Frame 1 (no input): blank canvas, image omitted
Frame 60 (no input): blank canvas, image omitted
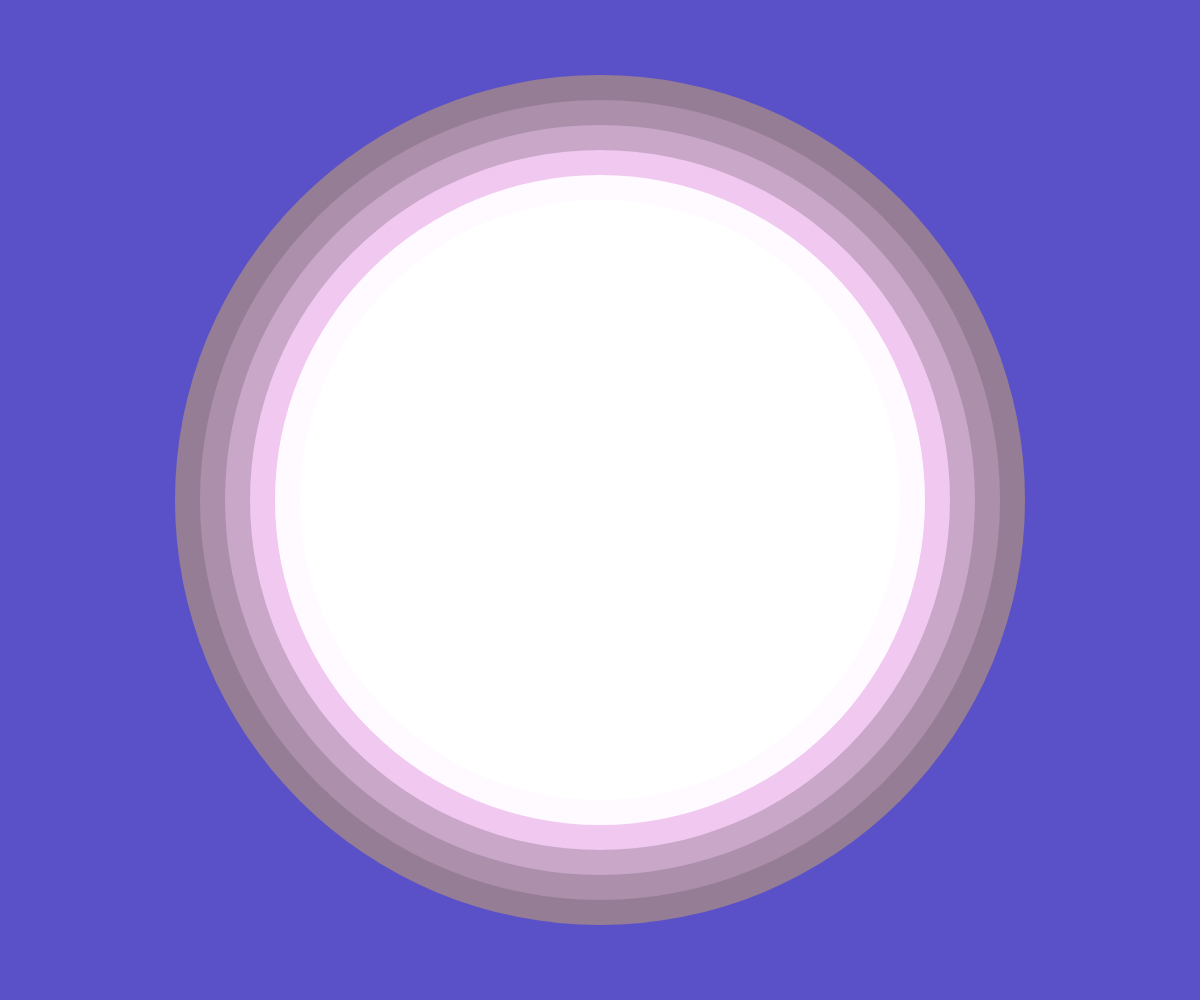
Frame 120 (the mouse pressed at the canvas centre since frame 60)

The p5.js sketch whose frames 1 and 60 were blank and that drew this single picture after the mouse press (run headless with seeded random() and noise() and a simulated clock; from frame 60 on, the mouse is pressed at the canvas centre):

// p5.js sketch
// ── sketch.js
//This is an array of all of the values you used to modify the color based on the mouse input. You can access specific elments withe the name then the index. Array's start at Zero so for the first element you have to use a[0]
let a = [4, 3.5, 3, 2.5, 2, 1.5, 1, 1.5, 2, 2.5, 3, 3.5, 4, 4.5, 5, 5.5];

function setup() {
  createCanvas(windowWidth, windowHeight);
  noStroke();
}

function draw() {
  background(90, 80, 200);

  //Here we use a for loop to draw all 16 circles every frame.
  //The value that each part of the fill uses corrresponds to each index in the array.
  // and by using some clever math we can also change the sizes of the circles too.
  //The if else block is so that we can switch from the multiplaction to the division as we need to.
  for (let i = 0; i < 16; i++) {
    if (i < 7) {
      fill(mouseX / a[i], mouseY / a[i], mouseX / a[i], mouseY);
    } else {
      fill(mouseX * a[i], mouseY * a[i], mouseX * a[i], mouseY);
    }
    ellipseMode(CENTER);
    ellipse(windowWidth / 2, windowHeight / 2, 850 - 50 * i, 850 - 50 * i);
  }
  /*fill(mouseX/4,mouseY/4,mouseX/4,mouseY);
  ellipseMode(CENTER);
  ellipse(windowWidth/2, windowHeight/2, 850, 850);
  
  fill(mouseX/3.5,mouseY/3.5,mouseX/3.5,mouseY);
  ellipseMode(CENTER);
  ellipse(windowWidth/2, windowHeight/2, 800, 800);
  
  fill(mouseX/3,mouseY/3,mouseX/3,mouseY);
  ellipseMode(CENTER);
  ellipse(windowWidth/2, windowHeight/2, 750, 750);
 
  fill(mouseX/2.5,mouseY/2.5,mouseX/2.5,mouseY);
  ellipse(windowWidth/2, windowHeight/2, 700, 700);
 
  fill(mouseX/2,mouseY/2,mouseX/2,mouseY);
  ellipse(windowWidth/2, windowHeight/2, 650, 650);
 
  fill(mouseX/1.5,mouseY/1.5,mouseX/1.5,mouseY);
  ellipse(windowWidth/2, windowHeight/2, 600, 600);
  
  fill(mouseX,mouseY,mouseX,mouseY);
  ellipse(windowWidth/2, windowHeight/2, 550, 550);
  
  fill(mouseX*1.5,mouseY*1.5,mouseX*1.5,mouseY);
  ellipse(windowWidth/2, windowHeight/2, 500, 500);
 
  fill(mouseX*2,mouseY*2,mouseX*2,mouseY);
  ellipse(windowWidth/2, windowHeight/2, 450, 450);
 
  fill(mouseX*2.5,mouseY*2.5,mouseX*2.5,mouseY);
  ellipse(windowWidth/2, windowHeight/2, 400, 400);
 
  fill(mouseX*3,mouseY*3,mouseX*3,mouseY);
  ellipse(windowWidth/2, windowHeight/2, 350, 350);
  
  fill(mouseX*3.5,mouseY*3.5,mouseX*3.5,mouseY);
  ellipse(windowWidth/2, windowHeight/2, 300, 300);
 
  fill(mouseX*4,mouseY*4,mouseX*4,mouseY);
  ellipse(windowWidth/2, windowHeight/2, 250, 250);
  
  fill(mouseX*4.5,mouseY*4.5,mouseX*4.5,mouseY);
  ellipse(windowWidth/2, windowHeight/2, 200, 200);
  
  fill(mouseX*5,mouseY*5,mouseX*5,mouseY);
  ellipse(windowWidth/2, windowHeight/2, 150, 150);
  
  fill(mouseX*5.5,mouseY*5.5,mouseX*4.5,mouseY);
  ellipse(windowWidth/2, windowHeight/2, 100, 100);
  */

  
  //strobe squares and circles;
  fill(110, 150, 30, 220);
  rectMode(CENTER);
  // square(windowWidth/2, windowHeight/2,random (20,100));
  fill(200, 80, 69);
  //  ellipse(windowWidth/2,windowHeight/2,random(1,150))

  fill(110, 150, 30, 220, 50);
  rectMode(CENTER);
  // square(windowWidth/2, windowHeight/2,random (20,200));
  fill(200, 80, 69, 50);
  //   ellipse(windowWidth/2,windowHeight/2,random(1,250))

  fill(110, 150, 30, 220, 100);
  rectMode(CENTER);
  // square(windowWidth/2, windowHeight/2,random (20,300));
  fill(200, 80, 69, 100);
  //   ellipse(windowWidth/2,windowHeight/2,random(1,350))

  fill(110, 150, 30, 220, 150);
  rectMode(CENTER);
  //  square(windowWidth/2, windowHeight/2,random (20,400));
  fill(200, 80, 69, 150);
  //  ellipse(windowWidth/2,windowHeight/2,random(1,450))

  fill(110, 150, 30, 220, 200);
  rectMode(CENTER);
  // square(windowWidth/2, windowHeight/2,random (20,500));
  fill(200, 80, 69, 200);
  //  ellipse(windowWidth/2,windowHeight/2,random(1,550))

  fill(110, 150, 30, 220, 250);
  rectMode(CENTER);
  // square(windowWidth/2, windowHeight/2,random (20,600));
  fill(200, 80, 69, 250);
 //  ellipse(windowWidth/2,windowHeight/2,random(1,650))
}

function mousePressed() {
  background(90, 80, 200);

  fill(90, 80, 200);
  noStroke();
  ellipseMode(CENTER);
  ellipse(windowWidth / 2, windowHeight / 2, 850, 850);

  fill(88, 78, 198);
  noStroke();
  ellipseMode(CENTER);
  ellipse(windowWidth / 2, windowHeight / 2, 800, 800);

  fill(86, 76, 196);
  noStroke(0);
  ellipseMode(CENTER);
  ellipse(windowWidth / 2, windowHeight / 2, 750, 750);

  fill(84, 74, 194);
  noStroke(0);
  ellipse(windowWidth / 2, windowHeight / 2, 700, 700);

  fill(82, 72, 192);
  noStroke(0);
  ellipse(windowWidth / 2, windowHeight / 2, 650, 650);

  fill(80, 70, 190);
  noStroke(0);
  ellipse(windowWidth / 2, windowHeight / 2, 600, 600);

  fill(78, 68, 188);
  noStroke(0);
  ellipse(windowWidth / 2, windowHeight / 2, 550, 550);

  fill(76, 66, 186);
  noStroke(0);
  ellipse(windowWidth / 2, windowHeight / 2, 500, 500);

  fill(74, 64, 184);
  noStroke(0);
  ellipse(windowWidth / 2, windowHeight / 2, 450, 450);

  fill(72, 62, 182);
  noStroke(0);
  ellipse(windowWidth / 2, windowHeight / 2, 400, 400);

  fill(70, 60, 180);
  noStroke(0);
  ellipse(windowWidth / 2, windowHeight / 2, 350, 350);
}
